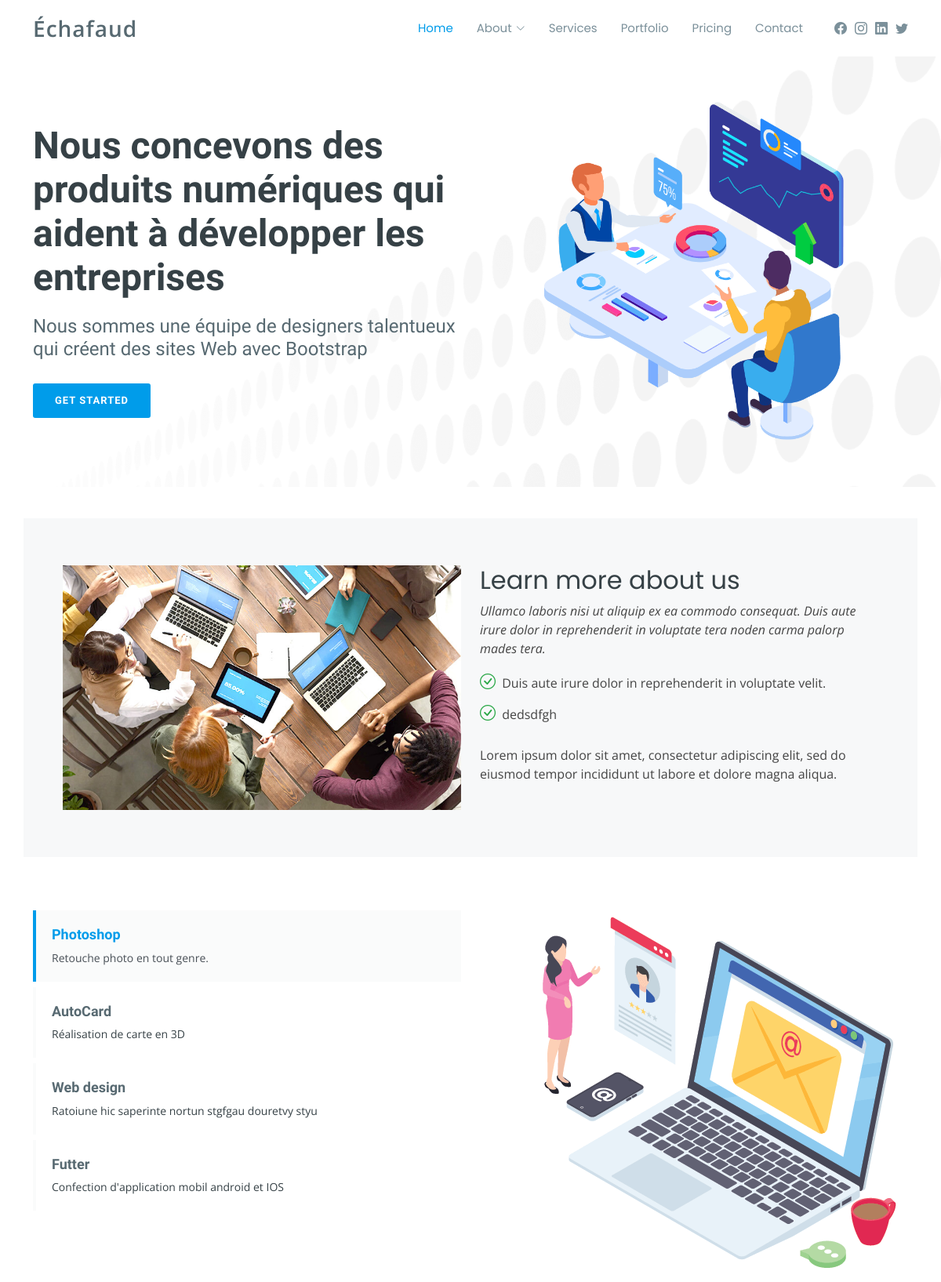
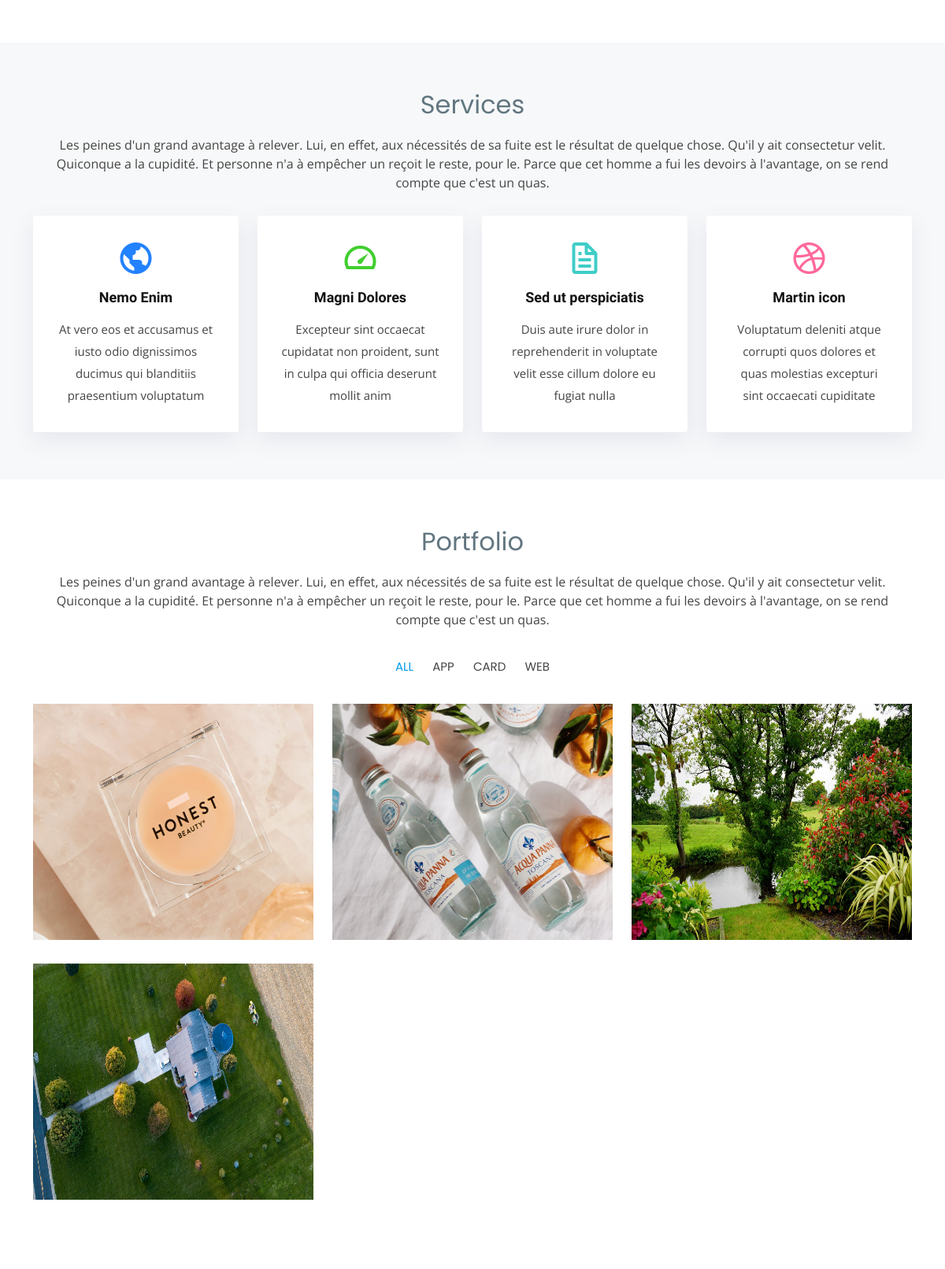
The page / (upper part) on the database its author committed (2 pictures, top to bottom).
### website/models.py (models this page shows, shortened)
class Website(models.Model):
    name_site = models.CharField(max_length=255)
    description_service = models.TextField()
    description_portfolio = models.TextField()
    call_action = models.TextField()
    description_testimonial = models.TextField()
    description_team = models.TextField()
    description_client = models.TextField()
    description_pricing = models.TextField()
    description_newletter = models.TextField()
    location = models.CharField(max_length=255)
    email = models.EmailField()
    contact = models.CharField(max_length=255)
    maps = models.TextField()
    copyrights = models.CharField(max_length=255)
    date_add = models.DateTimeField(auto_now_add=True)
    date_update = models.DateTimeField(auto_now=True)
    status = models.BooleanField(default=True)
    class Meta():
        verbose_name = 'Website'
        verbose_name_plural = 'Websites'

class SocialIcon(models.Model):
    name = models.CharField(max_length=255)
    link = models.CharField(max_length=255)
    icon = models.CharField(max_length=255)
    date_add = models.DateTimeField(auto_now_add=True)
    date_update = models.DateTimeField(auto_now=True)
    status = models.BooleanField(default=True)
    class Meta():
        verbose_name = 'SocialIcon'
        verbose_name_plural = 'SocialIcons'

class Banner(models.Model):
    title = models.CharField(max_length=255)
    description = models.TextField()
    picture = models.FileField(upload_to='Banner_file')
    date_add = models.DateTimeField(auto_now_add=True)
    date_update = models.DateTimeField(auto_now=True)
    status = models.BooleanField(default=True)
    class Meta():
        verbose_name = 'Banner'
        verbose_name_plural = 'Banners'

class About(models.Model):
    title = models.CharField(max_length=255)
    subtitle = models.TextField()
    picture = models.FileField(upload_to='About_file')
    footer = models.TextField(null=True, blank=True)
    option = models.ManyToManyField("website.OptionAbout", related_name="Option_about")
    date_add = models.DateTimeField(auto_now_add=True)
    date_update = models.DateTimeField(auto_now=True)
    status = models.BooleanField(default=True)
    class Meta():
        verbose_name = 'About'
        verbose_name_plural = 'Abouts'

class OptionAbout(models.Model):
    description = models.CharField(max_length=255)
    date_add = models.DateTimeField(auto_now_add=True)
    date_update = models.DateTimeField(auto_now=True)
    status = models.BooleanField(default=True)
    class Meta():
        verbose_name = 'OptionAbout'
        verbose_name_plural = 'OptionAbouts'

### service/models.py (models this page shows, shortened)
class Prestation(models.Model):
    title = models.CharField(max_length=255)
    description = models.TextField()
    picture = models.FileField(upload_to='Prestation_file')
    date_add = models.DateTimeField(auto_now_add=True)
    date_update = models.DateTimeField(auto_now=True)
    status = models.BooleanField(default=True)
    class Meta():
        verbose_name = 'Prestation'
        verbose_name_plural = 'Prestations'

class Service(models.Model):
    title = models.CharField(max_length=255)
    icon = models.CharField(max_length=255)
    description = models.TextField()
    color = models.CharField(max_length=255)
    date_add = models.DateTimeField(auto_now_add=True)
    date_update = models.DateTimeField(auto_now=True)
    status = models.BooleanField(default=True)
    class Meta():
        verbose_name = 'Service'
        verbose_name_plural = 'Services'

### portfolio/models.py (models this page shows, shortened)
class Category(models.Model):
    name = models.CharField(max_length=255)
    date_add = models.DateTimeField(auto_now_add=True)
    date_update = models.DateTimeField(auto_now=True)
    status = models.BooleanField(default=True)
    class Meta():
        verbose_name = 'Category'
        verbose_name_plural = 'Categorys'

class Project(models.Model):
    name = models.CharField(max_length=255)
    title = models.CharField(max_length=255)
    description = models.TextField()
    client = models.CharField(max_length=255)
    date_project = models.DateField()
    url_project = models.CharField(max_length=255)
    categorie = models.ForeignKey("portfolio.Category", related_name='cate_projects', on_delete=models.CASCADE, null=True, blank=True)
    date_add = models.DateTimeField(auto_now_add=True)
    date_update = models.DateTimeField(auto_now=True)
    status = models.BooleanField(default=True)
    class Meta():
        verbose_name = 'Project'
        verbose_name_plural = 'Projects'

class PictureProject(models.Model):
    picture = models.FileField(upload_to='PictureProject_file')
    projet = models.ForeignKey("portfolio.Project", related_name='project_pictures', on_delete=models.CASCADE, null=True, blank=True)
    date_add = models.DateTimeField(auto_now_add=True)
    date_update = models.DateTimeField(auto_now=True)
    status = models.BooleanField(default=True)
    class Meta():
        verbose_name = 'PictureProject'
        verbose_name_plural = 'PictureProjects'

### website/views.py (the view)
# urls.py: path('', views.index, name="index"),
def index(request):
    banner = models.Banner.objects.filter(status=True).first()
    projets = models_portfolio.Project.objects.filter(status=True)
    cartegories = models_portfolio.Category.objects.filter(status=True)
    website = models.Website.objects.filter(status=True).first()
    partners = models_portfolio.Partner.objects.filter(status=True)
    teams = models.Team.objects.filter(status=True)
    about = models.About.objects.filter(status=True).first()
    optionabouts = models.OptionAbout.objects.filter(status=True)
    services = models_service.Service.objects.filter(status=True)
    faqs = models_service.Faq.objects.filter(status=True)
    testimonials = models_portfolio.Testimonial.objects.filter(status=True)
    prestations = models_service.Prestation.objects.filter(status=True)
    avantages = models_service.Advantage.objects.filter(status=True)
    packs = models_service.Pack.objects.filter(status=True)
    return render(request, "index.html", locals())

### scafflod/context_processors.py (called while the page is built)
def my_data(request):
    sociaux = models.SocialIcon.objects.filter(status=True)
    return locals()

### templates/index.html (shortened to what this page needs)
{% extends 'base/base.html' %}
{% load static %}
{% block content %}
    <section id="hero">
      <div class="container">
        <div class="row">
          <div class="col-lg-6 pt-5 pt-lg-0 order-2 order-lg-1 d-flex flex-column justify-content-center" data-aos="fade-up">
            <div>
              <h1>{{ banner.title }}</h1>
              <h2>{{ banner.description }}</h2>
              <a href="#about" class="btn-get-started scrollto">Get Started</a>
            </div>
          </div>
          <div class="col-lg-6 order-1 order-lg-2 hero-img" data-aos="fade-left">
            <img src="{{ banner.picture.url }}" class="img-fluid" alt="">
          </div>
        </div>
      </div>
    </section>
    <main id="main">
      <section id="about" class="about">
        <div class="container">
          <div class="row">
            <div class="col-lg-6" data-aos="zoom-in">
              <img src="{{ about.picture.url }}" class="img-fluid" alt="about image">
            </div>
            <div class="col-lg-6 d-flex flex-column justify-contents-center" data-aos="fade-left">
              <div class="content pt-4 pt-lg-0">
                <h3>{{ about.title }}</h3>
                <p class="fst-italic">{{ about.subtitle }}</p>
                <ul>
                  {% for optionabout in about.option.all %}
                    <li><i class="bi bi-check-circle"></i>
                    {{optionabout.description}}
                    </li>
                  {% endfor %}
                </ul>
                <p>{{ about.footer }}</p>
              </div>
            </div>
          </div>
        </div>
      </section>
      <section id="features" class="features">
        <div class="container">
          <div class="row">
            <div class="col-lg-6 mt-2 mb-tg-0 order-2 order-lg-1">
              <ul class="nav nav-tabs flex-column">
                {% for prestation in prestations %}
                  <li class="nav-item {% if prestation.id != 1 %} mt-2 {% endif %}" data-aos="fade-up"  data-aos-delay="100" >
                    <a class="nav-link {% if forloop.first %} active show {% endif %}" data-bs-toggle="tab" href="#tab-{{ prestation.id }}">
                      <h4>{{ prestation.title }}</h4>
                      <p>{{ prestation.description }}</p>
                    </a>
                  </li>
                {% endfor %}
              </ul>
            </div>
            <div class="col-lg-6 order-1 order-lg-2" data-aos="zoom-in">
              <div class="tab-content">
                {% for prestation in prestations %}
                  <div class="tab-pane {% if forloop.first %} active show {% endif %}" id="tab-{{ prestation.id }}">
                    <figure>
                      <img src="{{ prestation.picture.url }}" alt="" class="img-fluid">
                    </figure>
                  </div>
                {% endfor %}
              </div>
            </div>
          </div>
        </div>
      </section>
      <section id="services" class="services section-bg">
        <div class="container">
          <div class="section-title" data-aos="fade-up">
            <h2>Services</h2>
            <p>{{ website.description_service }}</p>
          </div>
          <div class="row">
            {% for service in services %}
              <div class="col-md-6 col-lg-3 d-flex align-items-stretch mb-5 mb-lg-0" data-aos="zoom-in">
                <div class="icon-box icon-box-{{ service.color }}">
                  <div class="icon"><i class="{{ service.icon }}"></i></div>
                  <h4 class="title"><a href="">{{ service.title }}</a></h4>
                  <p class="description">{{ service.description }}</p>
                </div>
              </div>
            {% endfor %}
          </div>
        </div>
      </section>
      <section id="portfolio" class="portfolio">
        <div class="container">
          <div class="section-title" data-aos="fade-up">
            <h2>Portfolio</h2>
            <p>{{ website.description_portfolio }}</p>
          </div>
          <div class="row">
            <div class="col-lg-12 d-flex justify-content-center" data-aos="fade-up" data-aos-delay="100">
              <ul id="portfolio-flters">
                <li data-filter="*" class="filter-active">All</li>
                {% for cartegorie in cartegories %}
                  <li data-filter=".filter-{{cartegorie.id}}">{{cartegorie.name}}</li>
                {% endfor %}
              </ul>
            </div>
          </div>
          <div class="row portfolio-container" data-aos="fade-up" data-aos-delay="200">
            {% for projet in projets %}
              <div class="col-lg-4 col-md-6 portfolio-item filter-{{projet.categorie.id}}">
                <div class="portfolio-wrap">
                  <img src="{{projet.project_pictures.first.picture.url}}" class="img-fluid" alt="{{projet.name}}" style="background-size:cover; width:500px; height:300px;">
                </div>
              </div>
            {% endfor %}
          </div>
        </div>
      </section>
    </main>
{% endblock content %}

### templates/base/base.html (shortened to what this page needs)
{% load static %}
<!DOCTYPE html>
<html lang="en">
<head>
  <link href="{% static 'assets/vendor/aos/aos.css' %}" rel="stylesheet">
  <link href="{% static 'assets/vendor/bootstrap/css/bootstrap.min.css' %}" rel="stylesheet">
  <link href="{% static 'assets/vendor/bootstrap-icons/bootstrap-icons.css' %}" rel="stylesheet">
  <link href="{% static 'assets/vendor/boxicons/css/boxicons.min.css' %}" rel="stylesheet">
  <link href="{% static 'assets/vendor/glightbox/css/glightbox.min.css' %}" rel="stylesheet">
  <link href="{% static 'assets/vendor/swiper/swiper-bundle.min.css' %}" rel="stylesheet">
  <link href="{% static 'assets/css/style.css' %}" rel="stylesheet">
</head>
<body>
  <header id="header" class="fixed-top d-flex align-items-center">
    <div class="container d-flex align-items-center">
      <div class="logo me-auto">
        <h1><a href="{% url 'index' %}">{{ website.name_site }}</a></h1>
      </div>
      <nav id="navbar" class="navbar order-last order-lg-0">
        <ul>
          <li><a class="nav-link scrollto active" href="{% url 'index' %}">Home</a></li>
          <li class="dropdown"><a href="#"><span>About</span> <i class="bi bi-chevron-down"></i></a>
          </li>
          <li><a class="nav-link scrollto" href="{% url 'index' %}#services">Services</a></li>
          <li><a class="nav-link scrollto " href="{% url 'index' %}#portfolio">Portfolio</a></li>
          <li><a class="nav-link scrollto" href="{% url 'index' %}#pricing">Pricing</a></li>
          <li><a class="nav-link scrollto" href="{% url 'index' %}#contact">Contact</a></li>
        </ul>
      </nav>
      <div class="header-social-links d-flex align-items-center">
      {% for social in sociaux %}
          <a href="{{ social.lien }}" class="twitter"><i class="{{ social.icon }}"></i></a>
      {% endfor %}
      </div>
    </div>
  </header>
  {% block content %}
  {% endblock content %}
</body>
</html>

### rows shown on the page
Website: name_site "Échafaud", description_service "Les peines d'un grand avantage à relever. Lui, en effet, aux nécessités de sa fuite est le résultat de quelque chose. Qu'il y ait consectetur velit. Quiconque a la cupidité. Et personne n'a à empêcher un reçoit le reste, pour le. Parce que cet homme a fui les devoirs à l'avantage, on se rend compte que c'est un quas.", description_portfolio "Les peines d'un grand avantage à relever. Lui, en effet, aux nécessités de sa fuite est le résultat de quelque chose. Qu'il y ait consectetur velit. Quiconque a la cupidité. Et personne n'a à empêcher un reçoit le reste, pour le. Parce que cet homme a fui les devoirs à l'avantage, on se rend compte que c'est un quas."
Banner: title "Nous concevons des produits numériques qui aident à développer les entreprises", description "Nous sommes une équipe de designers talentueux qui créent des sites Web avec Bootstrap", picture (picture)
About: picture (picture), title "Learn more about us", subtitle "Ullamco laboris nisi ut aliquip ex ea commodo consequat. Duis aute irure dolor in reprehenderit in voluptate tera noden carma palorp mades tera.", footer "Lorem ipsum dolor sit amet, consectetur adipiscing elit, sed do eiusmod tempor incididunt ut labore et dolore magna aliqua."
OptionAbout: description "Duis aute irure dolor in reprehenderit in voluptate velit."
OptionAbout: description "dedsdfgh"
Prestation: title "Photoshop", description "Retouche photo en tout genre.", picture (picture)
Prestation: title "AutoCard", description "Réalisation de carte en 3D"
Prestation: title "Web design", description "Ratoiune hic saperinte nortun stgfgau douretvy styu"
Prestation: title "Futter", description "Confection d'application mobil android et IOS"
Service: title "Nemo Enim", description "At vero eos et accusamus et iusto odio dignissimos ducimus qui blanditiis praesentium voluptatum"
Service: title "Magni Dolores", description "Excepteur sint occaecat cupidatat non proident, sunt in culpa qui officia deserunt mollit anim"
Service: title "Sed ut perspiciatis", description "Duis aute irure dolor in reprehenderit in voluptate velit esse cillum dolore eu fugiat nulla"
Service: title "Martin icon", description "Voluptatum deleniti atque corrupti quos dolores et quas molestias excepturi sint occaecati cupiditate"
Category: name "APP"
Category: name "CARD"
Category: name "WEB"
Project: project_pictures.first.picture (picture)
Project: project_pictures.first.picture (picture)
Project: project_pictures.first.picture (picture)
Project: project_pictures.first.picture (picture)
